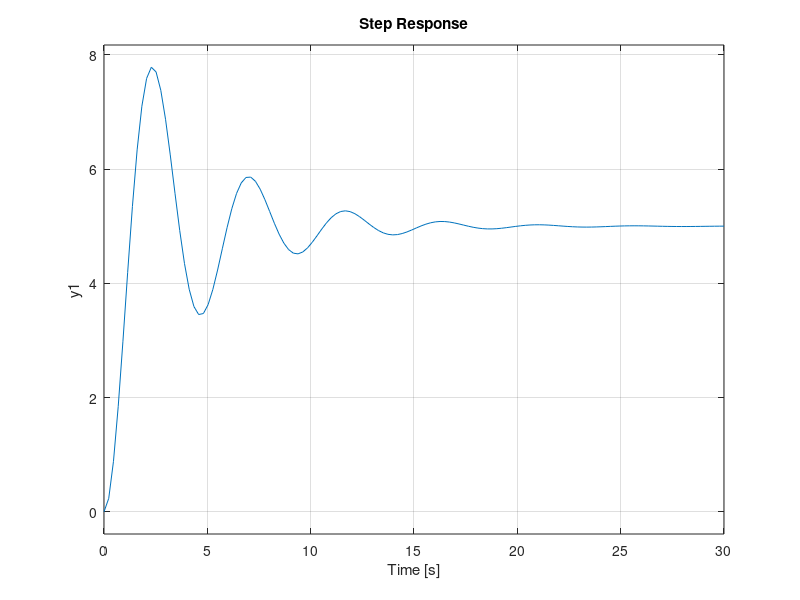

Here is the MATLAB script that generated this plot:
clc; clear; close all;

A=5;
Ki=1;Kp=1;Kd=1;

num=[0.75];
den=[2 1];

Gs=tf(num,den);

step(Gs*A)
hold on; grid on

for Ki=0.5:0.5:5

    Cs = tf([Ki],[1 0]);
    Glc=feedback(series(Gs,Cs),1);
    
    step(Glc*A)
end
